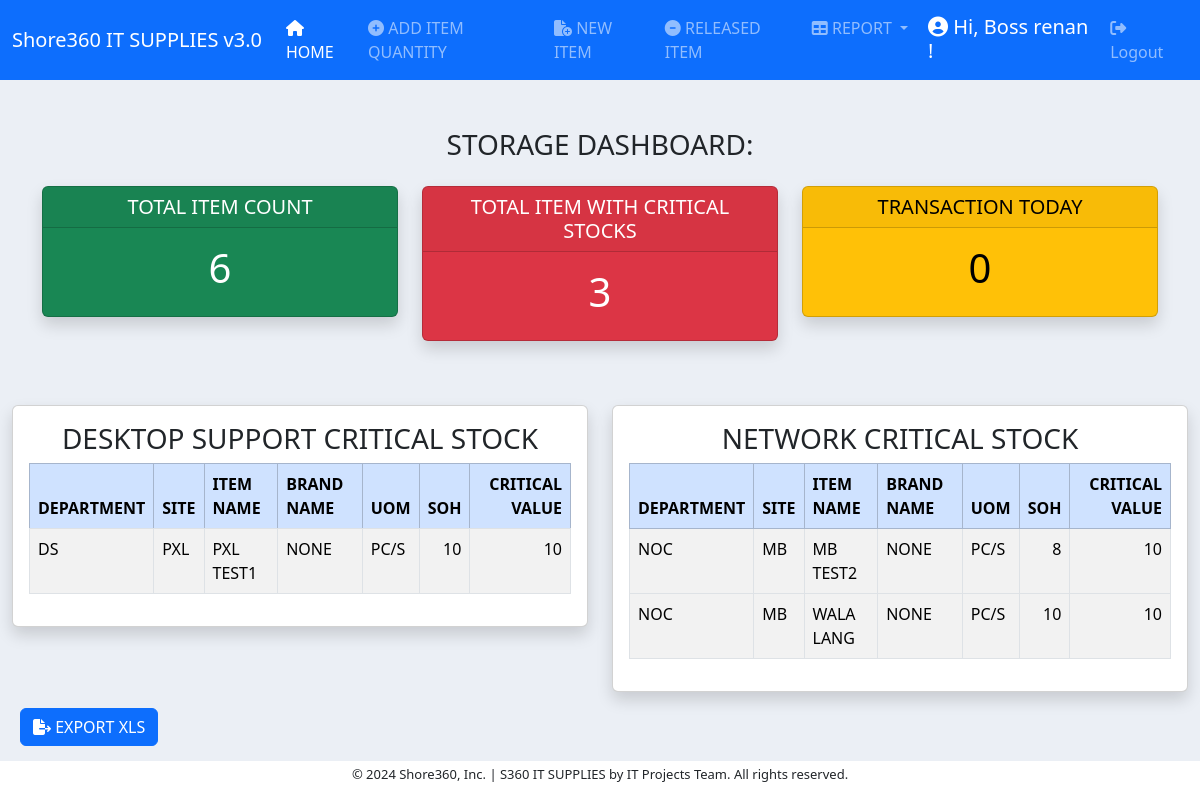
Page /dashboard/ (signed in) on the earlier database version.
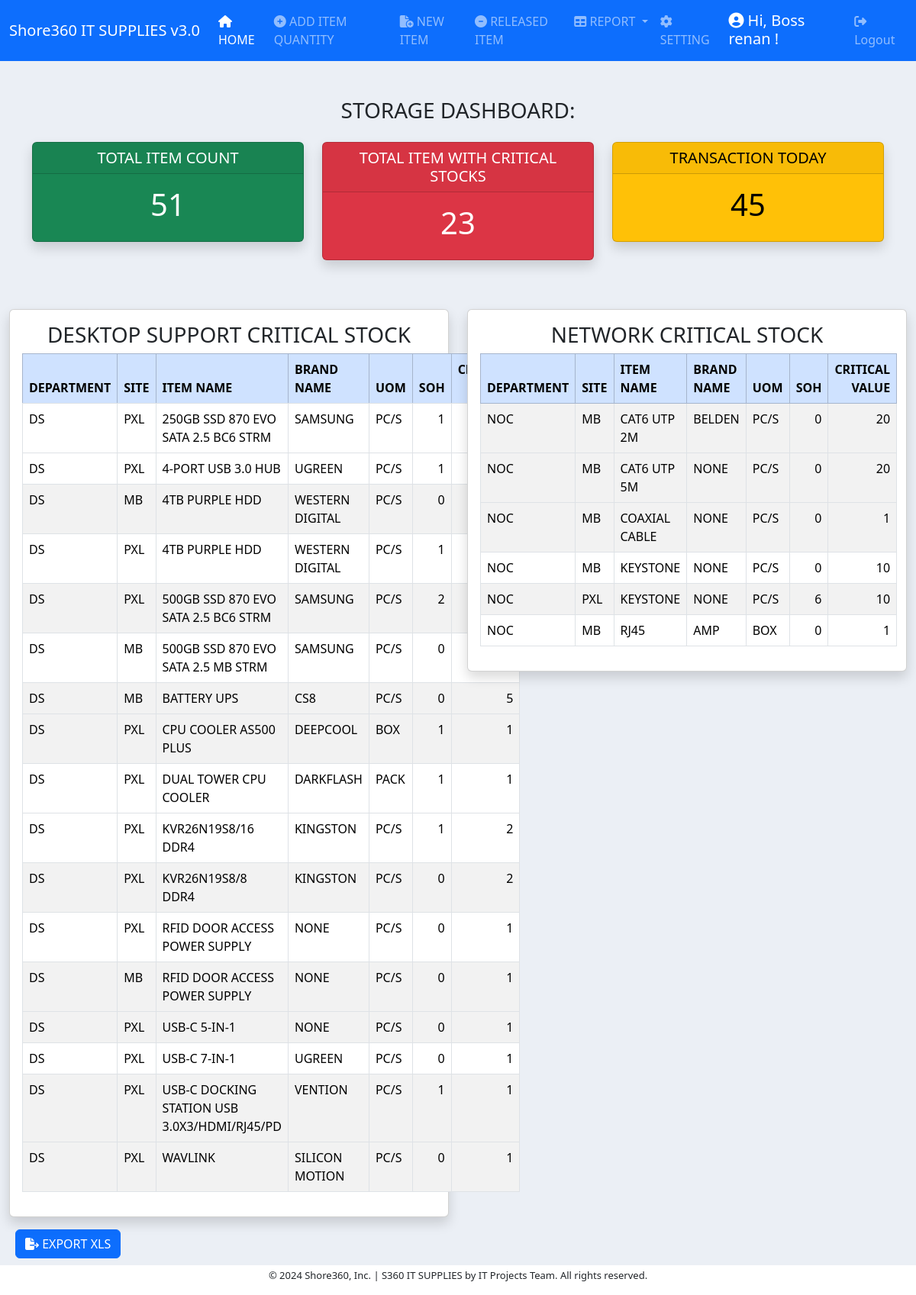
Same page on the later database version.
### inventory/models.py (models this page shows, shortened)
class ItemBase(models.Model):
    item_name = models.CharField(max_length=200, null=True, blank=True)
    brand_name = models.CharField(max_length=200, null=True, blank=True)
    soh = models.IntegerField(null=True, blank=True)
    item_code = models.CharField(max_length=200, null=True, blank=True)
    date_added = models.DateTimeField(auto_now_add=True)
    remarks = models.CharField(max_length=50, null=True, blank=True)
    uom = models.ForeignKey(UOM, on_delete=models.CASCADE, null=True, blank=True)
    critical_value = models.IntegerField(null=True, blank=True)
    site = models.ForeignKey(Site, on_delete=models.CASCADE, null=True, blank=True)
    department = models.ForeignKey(Department, on_delete=models.CASCADE, null=True, blank=True)
    user = models.CharField(max_length=50, null=True, blank=True)
    class Meta:
        ordering = ["item_name"]

class Department(models.Model):
    department = models.CharField(max_length=200)
    def __str__(self):
        return self.department
    class Meta:
        ordering = ["department"]

class Site(models.Model):
    site = models.CharField(max_length=200)
    def __str__(self):
        return self.site
    class Meta:
        ordering = ["site"]
        verbose_name = "Storage Location"

class UOM(models.Model):
    uom = models.CharField(max_length=30)
    def __str__(self):
        return self.uom
    class Meta:
        ordering = ["uom"]

### dashboard/views.py (the view)
# urls.py: path('', views.dashboard_view, name='dashboard'),
@login_required
def dashboard_view(request):
    itembase = ItemBase.objects.all()
    item = Item.objects.all()
    item_count = itembase.count()
    critical_count = 0
    critical_list = []
    for critical in itembase:
        if critical.critical_value != 0:
            if critical.critical_value is not None:
                if critical.soh <= critical.critical_value:
                    critical_count += 1
                    critical_list.append(critical.id)
                    print(f"critical database = {critical.soh}")
                    print(f"critical assign = {critical.critical_value}")
            else:
                if critical.soh <= none_value:
                    critical_count += 1
                    critical_list.append(critical.id)
    print(critical_count)
    transaction_count = 0
    for transaction_date in item:
        if transaction_date.date_added.date() == datetime.datetime.now().date():
            transaction_count += 1
    ds_department = Department.objects.filter(department="DS").first()
    ds_department_filter = ItemBase.objects.filter(department__in=[ds_department.id])
    noc_department = Department.objects.filter(department="NOC").first()
    noc_department_filter = ItemBase.objects.filter(department__in=[noc_department.id])
    context = {
        'item_count': item_count,
        'critical_count': critical_count,
        'none_value': none_value,
        'ds_department_filter': ds_department_filter,
        'noc_department_filter': noc_department_filter,
        'itembase': itembase,
        'transaction_count': transaction_count
    }
    return render(request, 'dashboard/dashboard_template.html', context)

### dashboard/templates/dashboard/dashboard_template.html (shortened to what this page needs)
{% extends 'base.html'  %}
{% block content %}
<div class="dasboard-title mt-5 pb-3">
    <center><h3>STORAGE DASHBOARD:  </h3></center>
</div>
<div class="container text-center">
    <div class="row">
      <div class="col-4">
        <div class="card text-bg-success mb-3 shadow fade show">
            <h5 class="card-header">TOTAL ITEM COUNT</h5>
            <div class="card-body">
              <h1 class="card-title">{{ item_count }}</h1>
            </div>
          </div>
      </div>
      <div class="col-4">
        <div class="card text-bg-danger shadow fade show">
            <h5 class="card-header ">TOTAL ITEM WITH CRITICAL STOCKS</h5>
            <div class="card-body">
                <h1 class="card-title">{{ critical_count }}</h1>
            </div>
          </div>
      </div>
      <div class="col-4">
        <div class="card text-bg-warning mb-3 shadow fade show ">
            <h5 class="card-header">TRANSACTION TODAY</h5>
            <div class="card-body">
                <h1 class="card-title">{{ transaction_count }}</h1>
            </div>
          </div>
      </div>
    </div>
</div>
<div class="dasboard-title mt-5 pb-3">
</div>
<div class="row">
    <div class="col-6">
          <div class="card card-body shadow fade show">
            <table class="table table-bordered table-hover table-striped">
                  <thead class="table-primary">
                    <tr>
                      <center><h3>DESKTOP SUPPORT CRITICAL STOCK</h3></center>
                    </tr>
                    <tr>
                      <th scope="col">DEPARTMENT</th>
                      <th scope="col">SITE</th>
                      <th scope="col">ITEM NAME</th>
                      <th scope="col">BRAND NAME</th>
                      <th scope="col">UOM</th>
                      <th scope="col" class="text-right">SOH</th>
                      <th scope="col" class="text-right">CRITICAL VALUE</th>
                    </tr>
                  </thead>
                  <tbody>
                    {% for item in ds_department_filter %}
                    <tr>
                      {% if item.critical_value != 0 %}
                            {% if item.critical_value > 0 %}
                              {% if item.soh <= item.critical_value %}
                                <td>{{ item.department }}</td>
                                <td>{{ item.site }}</td>
                                <td>{{ item.item_name }}</td>
                                <td>{{ item.brand_name }}</td>
                                <td>{{ item.uom }}</td>
                                <td class="item_soh text-right">{{ item.soh }}</td>
                                <td class="text-right">{{ item.critical_value }}</td>
                              {% endif %}
                            {% endif %}
                      {% endif %}
                    </tr>
                    {% endfor %}
                  </tbody>
                </table>
          </div>
    </div>
    <div class="col-6">
      <div class="card card-body shadow fade show">
        <table class="table table-bordered table-hover table-striped">
              <thead class="table-primary">
                <tr>
                  <center><h3>NETWORK CRITICAL STOCK</h3></center>
                </tr>
                <tr>
                  <th scope="col">DEPARTMENT</th>
                  <th scope="col">SITE</th>
                  <th scope="col">ITEM NAME</th>
                  <th scope="col">BRAND NAME</th>
                  <th scope="col">UOM</th>
                  <th scope="col" class="text-right">SOH</th>
                  <th scope="col" class="text-right">CRITICAL VALUE</th>
                </tr>
              </thead>
              <tbody>
                {% for item in noc_department_filter %}
                <tr>
                  {% if item.critical_value != 0 %}
                    {% if item.critical_value > 0 %}
                      {%  if item.soh <= item.critical_value %}
                        <td>{{ item.department }}</td>
                        <td>{{ item.site }}</td>
                        <td>{{ item.item_name }}</td>
                        <td>{{ item.brand_name }}</td>
                        <td>{{ item.uom }}</td>
                        <td class="item_soh text-right">{{ item.soh }}</td>
                        <td class="text-right">{{ item.critical_value }}</td>
                      {% endif %}
                    {% endif %}
                  {% endif %}
                </tr>
                {% endfor %}
              </tbody>
            </table>
      </div>
</div>
</div>
<div class="pb-5">
  <a href="{% url 'critical_stock_excel_export' %}"><button class="btn btn-primary mt-3 ms-2"><i class="fa-solid fa-file-export"></i> EXPORT XLS</button></a>
</div>
{% endblock content %}

### templates/base.html (shortened to what this page needs)
<!doctype html>
{% load static %}
<html lang="en">
  <head>
    <link href="https://cdn.jsdelivr.net/npm/bootstrap@5.3.3/dist/css/bootstrap.min.css" rel="stylesheet">
    <link href="{% static 'style.css' %}" rel="stylesheet">
    <link href="https://cdn.jsdelivr.net/npm/select2@4.1.0-rc.0/dist/css/select2.min.css" rel="stylesheet" />
  </head>
  <body>
    {% include 'navbar.html' %}
    <div class="container-fluid">
        {% block content %}
        {% endblock content %}
    </div>
    <link rel="stylesheet" href="https://cdnjs.cloudflare.com/ajax/libs/font-awesome/6.5.2/css/all.min.css" />
    <footer class="pt-1">
      <div id="myfooter">
      <p>© 2024 Shore360, Inc. | S360 IT SUPPLIES by IT Projects Team. All rights reserved. </p>
      </div>
    </footer>
  </body>
</html>

### templates/navbar.html (shortened to what this page needs)
<nav class="navbar navbar-expand-lg navbar-dark bg-primary">
    <div class="container-fluid">
      <a class="navbar-brand" href="">Shore360 IT SUPPLIES v3.0</a>
      {% if request.user.is_staff and request.user.is_superuser %}
      <div class="collapse navbar-collapse" id="navbarSupportedContent">
        <ul class="navbar-nav me-auto mb-2 mb-lg-0">
          <li class="nav-item">
            <a class="nav-link" aria-current="page" href="{% url 'dashboard' %}"><i class="fa-solid fa-house"></i> HOME</a>
          </li>
          <li class="nav-item">
            <a class="nav-link" href="{% url 'add_item' %}" ><i class="fa-solid fa-circle-plus"></i> ADD ITEM QUANTITY</a>
          </li>
          <li class="nav-item">
            <a class="nav-link" href="{% url 'new_item' %}" ><i class="fa-solid fa-file-circle-plus"></i> NEW ITEM</a>
          </li>
          <li class="nav-item">
            <a class="nav-link" href="{% url 'get_item' %}" ><i class="fa-solid fa-circle-minus"></i> RELEASED ITEM</a>
          </li>
          <li class="nav-item dropdown">
            <a class="nav-link dropdown-toggle" href="#" role="button" data-bs-toggle="dropdown" aria-expanded="false">
              <i class="fa-solid fa-table"></i>  REPORT
            </a>
          </li>
          {% if request.user.groups.all.0.name == "Administrator" %}
          <li class="nav-item">
            <a class="nav-link" href="/admin" ><i class="fa-solid fa-gear"></i> SETTING</a>
          </li>
          {% endif %}
        </ul>
        {% endif %}
        <ul class="navbar-nav ml-auto">
        {% if user.is_authenticated %}
        <h5 id="hi-name"><i class="fa-solid fa-circle-user"></i> Hi, Boss {{ user.username }} !</h5>
          <li class="nav-item">
            <a class="nav-link" href="{% url 'user-logout' %}" ><i class="fa-solid fa-right-from-bracket"></i> Logout</a>
          </li>
        {% endif %}
      </div>
    </div>
  </nav>

### static/style.css (style rules this page uses)
#hi-name { color: white; padding-top: 7px; padding-left: 12px; padding-right: 10px; }
body { background-color: #ebeff5; }
.text-right { text-align: right }
.text-center { text-align: center }
* footer { background-color: #FFF; font-size: small; position: fixed; bottom: 0px; width: 400px; text-align: center; width: 100%; }

Differences in the rows shown:
removed ItemBase: department "DS", site "PXL", item_name "PXL TEST1", brand_name "NONE", uom "PC/S", soh "10", critical_value "10", shown under "DESKTOP SUPPORT CRITICAL STOCK"
removed ItemBase: department "NOC", site "MB", item_name "MB TEST2", brand_name "NONE", uom "PC/S", soh "8", critical_value "10", shown under "NETWORK CRITICAL STOCK"
removed ItemBase: department "NOC", site "MB", item_name "WALA LANG", brand_name "NONE", uom "PC/S", soh "10", critical_value "10", shown under "NETWORK CRITICAL STOCK"
added ItemBase: department "DS", site "PXL", item_name "250GB SSD 870 EVO SATA 2.5 BC6 STRM", brand_name "SAMSUNG", uom "PC/S", soh "1", shown under "DESKTOP SUPPORT CRITICAL STOCK"
added ItemBase: department "DS", site "PXL", item_name "4-PORT USB 3.0 HUB", brand_name "UGREEN", uom "PC/S", soh "1", shown under "DESKTOP SUPPORT CRITICAL STOCK"
added ItemBase: department "DS", site "MB", item_name "4TB PURPLE HDD", brand_name "WESTERN DIGITAL", uom "PC/S", soh "0", shown under "DESKTOP SUPPORT CRITICAL STOCK"
added ItemBase: department "DS", site "PXL", item_name "4TB PURPLE HDD", brand_name "WESTERN DIGITAL", uom "PC/S", soh "1", shown under "DESKTOP SUPPORT CRITICAL STOCK"
added ItemBase: department "DS", site "PXL", item_name "500GB SSD 870 EVO SATA 2.5 BC6 STRM", brand_name "SAMSUNG", uom "PC/S", soh "2", shown under "DESKTOP SUPPORT CRITICAL STOCK"
added ItemBase: department "DS", site "MB", item_name "500GB SSD 870 EVO SATA 2.5 MB STRM", brand_name "SAMSUNG", uom "PC/S", soh "0", shown under "DESKTOP SUPPORT CRITICAL STOCK"
added ItemBase: department "DS", site "MB", item_name "BATTERY UPS", brand_name "CS8", uom "PC/S", soh "0", critical_value "5", shown under "DESKTOP SUPPORT CRITICAL STOCK"
added ItemBase: department "DS", site "PXL", item_name "CPU COOLER AS500 PLUS", brand_name "DEEPCOOL", uom "BOX", soh "1", critical_value "1", shown under "DESKTOP SUPPORT CRITICAL STOCK"
added ItemBase: department "DS", site "PXL", item_name "DUAL TOWER CPU COOLER", brand_name "DARKFLASH", uom "PACK", soh "1", critical_value "1", shown under "DESKTOP SUPPORT CRITICAL STOCK"
added ItemBase: department "DS", site "PXL", item_name "KVR26N19S8/16 DDR4", brand_name "KINGSTON", uom "PC/S", soh "1", critical_value "2", shown under "DESKTOP SUPPORT CRITICAL STOCK"
added ItemBase: department "DS", site "PXL", item_name "KVR26N19S8/8 DDR4", brand_name "KINGSTON", uom "PC/S", soh "0", critical_value "2", shown under "DESKTOP SUPPORT CRITICAL STOCK"
added ItemBase: department "DS", site "PXL", item_name "RFID DOOR ACCESS POWER SUPPLY", brand_name "NONE", uom "PC/S", soh "0", critical_value "1", shown under "DESKTOP SUPPORT CRITICAL STOCK"
added ItemBase: department "DS", site "MB", item_name "RFID DOOR ACCESS POWER SUPPLY", brand_name "NONE", uom "PC/S", soh "0", critical_value "1", shown under "DESKTOP SUPPORT CRITICAL STOCK"
added ItemBase: department "DS", site "PXL", item_name "USB-C 5-IN-1", brand_name "NONE", uom "PC/S", soh "0", critical_value "1", shown under "DESKTOP SUPPORT CRITICAL STOCK"
added ItemBase: department "DS", site "PXL", item_name "USB-C 7-IN-1", brand_name "UGREEN", uom "PC/S", soh "0", critical_value "1", shown under "DESKTOP SUPPORT CRITICAL STOCK"
added ItemBase: department "DS", site "PXL", item_name "USB-C DOCKING STATION USB 3.0X3/HDMI/RJ45/PD", brand_name "VENTION", uom "PC/S", soh "1", critical_value "1", shown under "DESKTOP SUPPORT CRITICAL STOCK"
added ItemBase: department "DS", site "PXL", item_name "WAVLINK", brand_name "SILICON MOTION", uom "PC/S", soh "0", critical_value "1", shown under "DESKTOP SUPPORT CRITICAL STOCK"
added ItemBase: department "NOC", site "MB", item_name "CAT6 UTP 2M", brand_name "BELDEN", uom "PC/S", soh "0", critical_value "20", shown under "NETWORK CRITICAL STOCK"
added ItemBase: department "NOC", site "MB", item_name "CAT6 UTP 5M", brand_name "NONE", uom "PC/S", soh "0", critical_value "20", shown under "NETWORK CRITICAL STOCK"
added ItemBase: department "NOC", site "MB", item_name "COAXIAL CABLE", brand_name "NONE", uom "PC/S", soh "0", critical_value "1", shown under "NETWORK CRITICAL STOCK"
added ItemBase: department "NOC", site "MB", item_name "KEYSTONE", brand_name "NONE", uom "PC/S", soh "0", critical_value "10", shown under "NETWORK CRITICAL STOCK"
added ItemBase: department "NOC", site "PXL", item_name "KEYSTONE", brand_name "NONE", uom "PC/S", soh "6", critical_value "10", shown under "NETWORK CRITICAL STOCK"
added ItemBase: department "NOC", site "MB", item_name "RJ45", brand_name "AMP", uom "BOX", soh "0", critical_value "1", shown under "NETWORK CRITICAL STOCK"
Other differences:
{{ item_count }}: "6" → "51"
{{ critical_count }}: "3" → "23"
{{ transaction_count }}: "0" → "45"
text now shown: "SETTING"
